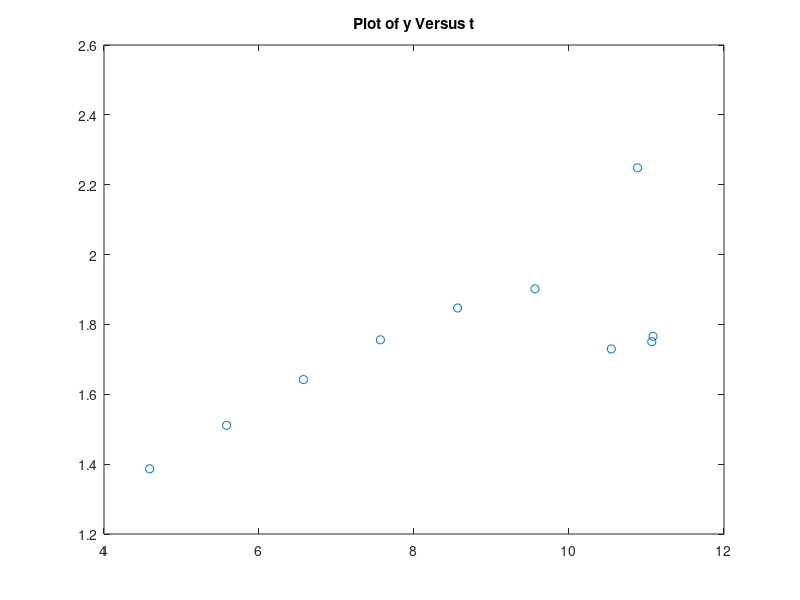

The MATLAB source for this figure: (Note: this script raises an error after producing the figure.)
clc
clear
close all 
bra = [3.9061e+000     1.2065e+000   184.5858e-003
     4.8891e+000     1.3901e+000   165.8780e-003
     5.8754e+000     1.5552e+000   186.6427e-003
     6.8580e+000     1.7407e+000   225.7264e-003
     7.8327e+000     1.9645e+000   533.9350e-003
     8.6935e+000     2.4735e+000   835.8355e-003
     9.3640e+000     3.2153e+000   637.7361e-003
    10.1675e+000     3.8107e+000   -60.3633e-003
    11.1657e+000     3.7504e+000    -1.2585e+000
    11.3193e+000     3.2746e+000    -1.9566e+000];

kass =   [   4.5894e+000     1.3866e+000   124.8495e-003
     5.5816e+000     1.5112e+000   131.2800e-003
     6.5731e+000     1.6421e+000   114.1682e-003
     7.5666e+000     1.7560e+000    91.1609e-003
     8.5625e+000     1.8471e+000    55.0150e-003
     9.5612e+000     1.9020e+000  -173.1177e-003
    10.5462e+000     1.7298e+000    39.7579e-003
    11.0684e+000     1.7506e+000   752.6334e-003
    11.0849e+000     1.7660e+000     1.9655e+000
    10.8839e+000     2.2484e+000     2.7285e+000];
kass2 =[4.5894    1.3866    1.3832    0.0033841
    5.5816    1.5112     1.485      0.02619
    6.5731    1.6421    1.5761      0.06598
    7.5666     1.756    1.6607     0.095321
    8.5625    1.8471    1.7396      0.10746
    9.5612     1.902    1.8108     0.091239
    10.546    1.7298    1.8686     -0.13883
    11.068    1.7506    1.9046     -0.15404
    11.085     1.766     1.907     -0.14101
    10.884    2.2484    1.8608      0.38763];

kass3 = [
    12.9830e+000     1.8562e+000   -73.9195e-003
    13.4936e+000     1.7999e+000   414.6214e-003
    14.4988e+000     2.1661e+000   530.6137e-003
    15.4709e+000     2.6972e+000   160.3327e-003
    16.4586e+000     2.8569e+000  -248.5094e-003
    17.5175e+000     2.6138e+000  -170.2493e-003
    18.5774e+000     2.4490e+000   264.5150e-003
    19.5547e+000     2.7124e+000   206.4440e-003
    20.6023e+000     2.9163e+000   639.9544e-003
    22.0045e+000     3.3272e+000     1.5733e+000
];
kass4 = [11.8659e+000     2.6742e+000   399.6473e-003
    11.8659e+000     2.6742e+000   900.8665e-003
    11.8659e+000     2.6742e+000     1.6111e+000
    11.8659e+000     2.6742e+000     1.8214e+000
    11.8659e+000     2.6742e+000     1.5317e+000
    11.8716e+000     2.8619e+000   744.0539e-003
    11.8716e+000     2.8632e+000  -177.3128e-003
    12.3645e+000     2.7752e+000  -599.7653e-003
    13.0689e+000     2.2918e+000  -528.4988e-003
    13.6150e+000     1.9713e+000  -350.1338e-003];

x = kass(:,1);
y = kass(:,2);
grade = 4;
figure(1)
plot(x,y,'o')
title('Plot of y Versus t')
[p,S] = polyfit(x,y,grade);
% [~,~,mu] = polyfit(x,y,grade);
% [p,S,mu] = polyfit(x,y,3);
% mu
t2 = min(x):(max(x)-min(x))/(length(x)-1):max(x);
[y2,delta] = polyval(p,t2,S);
T = table(x(:),y(:),y2(:),y-y2(:),'VariableNames',{'X','Y','Fit','FitError'});
figure(2)
plot(x,y,'o',t2,y2)
title('Plot of Data (Points) and Model (Line)')
immse(y,y2(:))
% var(y-y2(:))



%%

clc;
clear all;
close all;

p1 = [1; 3];
p2 = [5; 4];
P = p2-p1;
plot([p1(1) p2(1)], [p1(2); p2(2)])
xlim([0 8]);
ylim([0 8]);
dt = 0.2;
v = norm(P)/dt;








